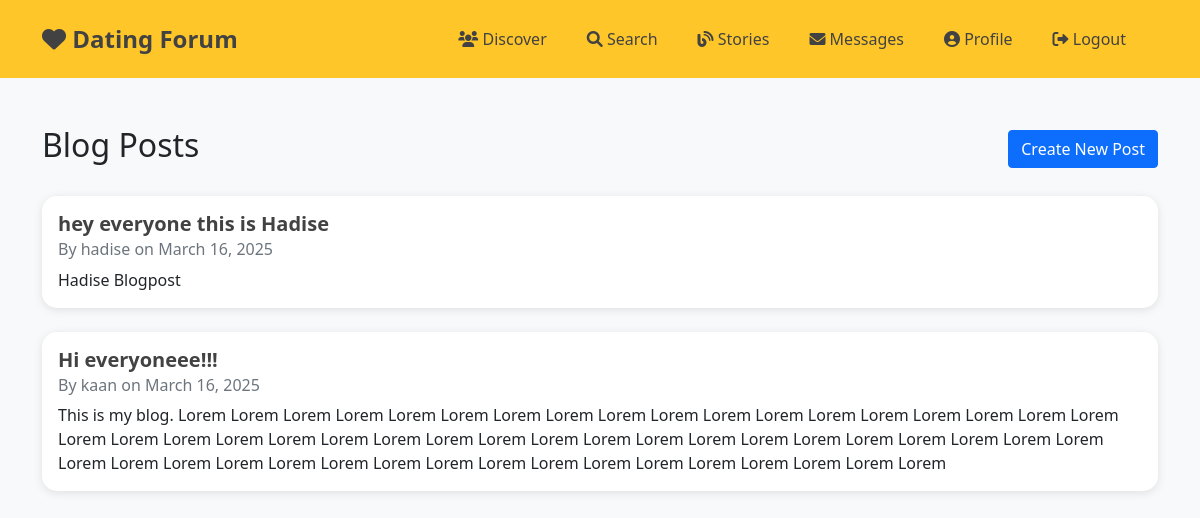
Page /blog/ (signed in) on the committed database.
### users/models.py (models this page shows, shortened)
class BlogPost(models.Model):
    user = models.ForeignKey(User, on_delete=models.CASCADE)
    title = models.CharField(max_length=200)
    content = models.TextField()
    created_at = models.DateTimeField(auto_now_add=True)

### users/views.py (the view)
# urls.py: path('blog/', views.blog_list, name='blog_list'),
@login_required
def blog_list(request):
    posts = BlogPost.objects.all().order_by('-created_at')
    return render(request, 'users/blog_list.html', {'posts': posts})

### users/templates/users/blog_list.html
{% extends "base.html" %}
{% block content %}
<div class="container mt-5">
    <div class="d-flex justify-content-between align-items-center mb-4">
        <h2>Blog Posts</h2>
        <a href="{% url 'create_blog_post' %}" class="btn btn-primary">Create New Post</a>
    </div>
    {% if posts %}
        {% for post in posts %}
            <div class="card mb-4">
                <div class="card-body">
                    <h5 class="card-title">{{ post.title }}</h5>
                    <h6 class="card-subtitle mb-2 text-muted">By {{ post.user.username }} on {{ post.created_at|date:"F d, Y" }}</h6>
                    <p class="card-text">{{ post.content }}</p>
                </div>
            </div>
        {% endfor %}
    {% else %}
        <div class="alert alert-info">
            No blog posts yet. Be the first to create one!
        </div>
    {% endif %}
</div>
{% endblock %}

### users/templates/base.html (style rules this page uses)
:root { --bumble-yellow: #ffc629; --bumble-dark: #424242; --bumble-light: #f8f8f8; }
body { background-color: #f8f9fa; }
.card { border-radius: 15px; border: none; box-shadow: 0 2px 10px rgba(0,0,0,0.1); transition: transform 0.2s; }
.card .card-title { color: var(--bumble-dark); font-weight: 600; }

### rows in the picture
BlogPost: title "hey everyone this is Hadise", user.username "hadise", created_at "March 16, 2025", content "Hadise Blogpost"
BlogPost: title "Hi everyoneee!!!", user.username "kaan", created_at "March 16, 2025", content "This is my blog. Lorem Lorem Lorem Lorem Lorem Lorem Lorem Lorem Lorem Lorem Lorem Lorem Lorem Lorem Lorem Lorem Lorem Lorem Lorem Lorem Lorem Lorem Lorem Lorem Lorem Lorem Lorem Lorem Lorem Lorem Lorem Lorem Lorem Lorem Lorem Lorem Lorem Lorem Lorem Lorem Lorem Lorem Lorem Lorem Lorem Lorem Lorem Lorem Lorem Lorem Lorem Lorem Lorem Lorem Lorem"
